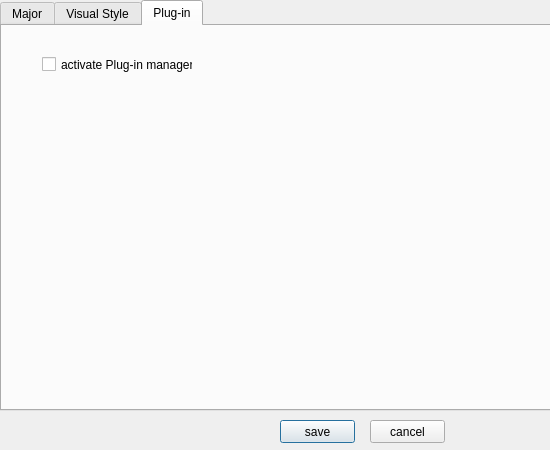
<?xml version="1.0" encoding="UTF-8"?>
<ui version="4.0">
 <class>ConfigDialog</class>
 <widget class="QDialog" name="ConfigDialog">
  <property name="geometry">
   <rect>
    <x>0</x>
    <y>0</y>
    <width>550</width>
    <height>450</height>
   </rect>
  </property>
  <property name="minimumSize">
   <size>
    <width>550</width>
    <height>450</height>
   </size>
  </property>
  <property name="maximumSize">
   <size>
    <width>550</width>
    <height>450</height>
   </size>
  </property>
  <property name="windowTitle">
   <string>Dialog</string>
  </property>
  <property name="styleSheet">
   <string notr="true"/>
  </property>
  <widget class="QTabWidget" name="tabWidget">
   <property name="geometry">
    <rect>
     <x>0</x>
     <y>0</y>
     <width>551</width>
     <height>411</height>
    </rect>
   </property>
   <property name="styleSheet">
    <string notr="true"/>
   </property>
   <property name="currentIndex">
    <number>2</number>
   </property>
   <widget class="QWidget" name="tabMajor">
    <attribute name="title">
     <string>Major</string>
    </attribute>
    <widget class="QWidget" name="layoutWidget">
     <property name="geometry">
      <rect>
       <x>190</x>
       <y>120</y>
       <width>114</width>
       <height>22</height>
      </rect>
     </property>
     <layout class="QHBoxLayout" name="horizontalLayout_4">
      <item>
       <widget class="QCheckBox" name="check_secure_nav">
        <property name="text">
         <string>secure navigation:</string>
        </property>
       </widget>
      </item>
     </layout>
    </widget>
    <widget class="QLabel" name="label_5">
     <property name="geometry">
      <rect>
       <x>60</x>
       <y>150</y>
       <width>101</width>
       <height>16</height>
      </rect>
     </property>
     <property name="text">
      <string>loading features</string>
     </property>
    </widget>
    <widget class="QCheckBox" name="check_invert_nav">
     <property name="geometry">
      <rect>
       <x>60</x>
       <y>240</y>
       <width>111</width>
       <height>17</height>
      </rect>
     </property>
     <property name="text">
      <string>invert navigation</string>
     </property>
    </widget>
    <widget class="QCheckBox" name="check_invert_zooming">
     <property name="geometry">
      <rect>
       <x>60</x>
       <y>260</y>
       <width>131</width>
       <height>17</height>
      </rect>
     </property>
     <property name="text">
      <string>invert zoom direction</string>
     </property>
    </widget>
    <widget class="QCheckBox" name="check_nav_loop">
     <property name="geometry">
      <rect>
       <x>210</x>
       <y>240</y>
       <width>141</width>
       <height>17</height>
      </rect>
     </property>
     <property name="text">
      <string>activate navigation loop</string>
     </property>
    </widget>
    <widget class="QWidget" name="layoutWidget">
     <property name="geometry">
      <rect>
       <x>60</x>
       <y>40</y>
       <width>241</width>
       <height>22</height>
      </rect>
     </property>
     <layout class="QHBoxLayout" name="horizontalLayout">
      <item>
       <widget class="QLabel" name="label">
        <property name="text">
         <string>Language:</string>
        </property>
       </widget>
      </item>
      <item>
       <spacer name="horizontalSpacer">
        <property name="orientation">
         <enum>Qt::Horizontal</enum>
        </property>
        <property name="sizeHint" stdset="0">
         <size>
          <width>40</width>
          <height>20</height>
         </size>
        </property>
       </spacer>
      </item>
      <item>
       <widget class="QComboBox" name="lang_combo_box"/>
      </item>
     </layout>
    </widget>
    <widget class="QWidget" name="layoutWidget">
     <property name="geometry">
      <rect>
       <x>60</x>
       <y>70</y>
       <width>301</width>
       <height>41</height>
      </rect>
     </property>
     <layout class="QHBoxLayout" name="horizontalLayout_2">
      <item>
       <widget class="QLabel" name="label_2">
        <property name="text">
         <string>Supported file formats:</string>
        </property>
       </widget>
      </item>
      <item>
       <spacer name="horizontalSpacer_2">
        <property name="orientation">
         <enum>Qt::Horizontal</enum>
        </property>
        <property name="sizeHint" stdset="0">
         <size>
          <width>40</width>
          <height>20</height>
         </size>
        </property>
       </spacer>
      </item>
      <item>
       <widget class="QLineEdit" name="supp_file_edit"/>
      </item>
     </layout>
    </widget>
    <widget class="QWidget" name="layoutWidget">
     <property name="geometry">
      <rect>
       <x>60</x>
       <y>120</y>
       <width>111</width>
       <height>22</height>
      </rect>
     </property>
     <layout class="QHBoxLayout" name="horizontalLayout_3">
      <item>
       <widget class="QCheckBox" name="check_image_preload">
        <property name="text">
         <string>Image preload:</string>
        </property>
       </widget>
      </item>
     </layout>
    </widget>
    <widget class="QWidget" name="layoutWidget">
     <property name="geometry">
      <rect>
       <x>60</x>
       <y>170</y>
       <width>241</width>
       <height>22</height>
      </rect>
     </property>
     <layout class="QHBoxLayout" name="horizontalLayout_5">
      <item>
       <widget class="QCheckBox" name="check_load_subdir">
        <property name="text">
         <string>load subdirectories:</string>
        </property>
       </widget>
      </item>
     </layout>
    </widget>
    <widget class="QWidget" name="layoutWidget">
     <property name="geometry">
      <rect>
       <x>60</x>
       <y>200</y>
       <width>305</width>
       <height>22</height>
      </rect>
     </property>
     <layout class="QHBoxLayout" name="horizontalLayout_6">
      <item>
       <widget class="QCheckBox" name="check_load_subdir_files">
        <property name="text">
         <string>load files from subdirectory:</string>
        </property>
       </widget>
      </item>
     </layout>
    </widget>
   </widget>
   <widget class="QWidget" name="tabVisual">
    <attribute name="title">
     <string>Visual Style</string>
    </attribute>
    <widget class="QCheckBox" name="check_start_fullscreen">
     <property name="geometry">
      <rect>
       <x>230</x>
       <y>170</y>
       <width>121</width>
       <height>17</height>
      </rect>
     </property>
     <property name="text">
      <string>start in fullscreen</string>
     </property>
    </widget>
    <widget class="QGroupBox" name="groupBox">
     <property name="geometry">
      <rect>
       <x>30</x>
       <y>30</y>
       <width>151</width>
       <height>111</height>
      </rect>
     </property>
     <property name="title">
      <string>advanced Ui features</string>
     </property>
     <widget class="QCheckBox" name="check_image_smooth">
      <property name="geometry">
       <rect>
        <x>10</x>
        <y>80</y>
        <width>121</width>
        <height>17</height>
       </rect>
      </property>
      <property name="text">
       <string>activate image smooth</string>
      </property>
     </widget>
     <widget class="QCheckBox" name="check_shadow_box">
      <property name="geometry">
       <rect>
        <x>10</x>
        <y>60</y>
        <width>121</width>
        <height>17</height>
       </rect>
      </property>
      <property name="text">
       <string>activate shadowbox</string>
      </property>
     </widget>
     <widget class="QCheckBox" name="check_image_list">
      <property name="geometry">
       <rect>
        <x>10</x>
        <y>40</y>
        <width>121</width>
        <height>17</height>
       </rect>
      </property>
      <property name="text">
       <string>activate image list</string>
      </property>
     </widget>
     <widget class="QCheckBox" name="check_advanced_ui">
      <property name="geometry">
       <rect>
        <x>10</x>
        <y>20</y>
        <width>131</width>
        <height>17</height>
       </rect>
      </property>
      <property name="text">
       <string>activate advanced UI</string>
      </property>
     </widget>
    </widget>
    <widget class="QGroupBox" name="groupBox_2">
     <property name="geometry">
      <rect>
       <x>30</x>
       <y>160</y>
       <width>151</width>
       <height>91</height>
      </rect>
     </property>
     <property name="title">
      <string>image handling</string>
     </property>
     <widget class="QCheckBox" name="check_load_fileinfo">
      <property name="geometry">
       <rect>
        <x>10</x>
        <y>60</y>
        <width>91</width>
        <height>17</height>
       </rect>
      </property>
      <property name="text">
       <string>load file infos</string>
      </property>
     </widget>
     <widget class="QCheckBox" name="check_image_streching">
      <property name="geometry">
       <rect>
        <x>10</x>
        <y>40</y>
        <width>91</width>
        <height>17</height>
       </rect>
      </property>
      <property name="text">
       <string>strech images</string>
      </property>
     </widget>
     <widget class="QCheckBox" name="check_image_scaling">
      <property name="geometry">
       <rect>
        <x>10</x>
        <y>20</y>
        <width>91</width>
        <height>17</height>
       </rect>
      </property>
      <property name="text">
       <string>scale images </string>
      </property>
     </widget>
    </widget>
    <widget class="QGroupBox" name="groupBox_3">
     <property name="geometry">
      <rect>
       <x>220</x>
       <y>30</y>
       <width>261</width>
       <height>111</height>
      </rect>
     </property>
     <property name="title">
      <string>visual style options</string>
     </property>
     <widget class="QWidget" name="layoutWidget">
      <property name="geometry">
       <rect>
        <x>10</x>
        <y>70</y>
        <width>241</width>
        <height>22</height>
       </rect>
      </property>
      <layout class="QHBoxLayout" name="horizontalLayout_9">
       <item>
        <widget class="QLabel" name="label_7">
         <property name="text">
          <string>Background Opacity:</string>
         </property>
        </widget>
       </item>
       <item>
        <spacer name="horizontalSpacer_5">
         <property name="orientation">
          <enum>Qt::Horizontal</enum>
         </property>
         <property name="sizeHint" stdset="0">
          <size>
           <width>40</width>
           <height>20</height>
          </size>
         </property>
        </spacer>
       </item>
       <item>
        <widget class="QSlider" name="background_opacity">
         <property name="maximum">
          <number>100</number>
         </property>
         <property name="pageStep">
          <number>1</number>
         </property>
         <property name="orientation">
          <enum>Qt::Horizontal</enum>
         </property>
        </widget>
       </item>
       <item>
        <widget class="QLabel" name="opacity_value">
         <property name="text">
          <string>0</string>
         </property>
        </widget>
       </item>
       <item>
        <widget class="QLabel" name="label_opac">
         <property name="text">
          <string> %</string>
         </property>
        </widget>
       </item>
      </layout>
     </widget>
     <widget class="QWidget" name="layoutWidget">
      <property name="geometry">
       <rect>
        <x>10</x>
        <y>20</y>
        <width>211</width>
        <height>22</height>
       </rect>
      </property>
      <layout class="QHBoxLayout" name="horizontalLayout_8">
       <item>
        <widget class="QLabel" name="label_3">
         <property name="text">
          <string>Theme:</string>
         </property>
        </widget>
       </item>
       <item>
        <spacer name="horizontalSpacer_3">
         <property name="orientation">
          <enum>Qt::Horizontal</enum>
         </property>
         <property name="sizeHint" stdset="0">
          <size>
           <width>40</width>
           <height>20</height>
          </size>
         </property>
        </spacer>
       </item>
       <item>
        <widget class="QComboBox" name="theme_combo_box"/>
       </item>
      </layout>
     </widget>
     <widget class="QWidget" name="layoutWidget">
      <property name="geometry">
       <rect>
        <x>10</x>
        <y>50</y>
        <width>211</width>
        <height>16</height>
       </rect>
      </property>
      <layout class="QHBoxLayout" name="background_layout">
       <item>
        <widget class="QLabel" name="label_4">
         <property name="enabled">
          <bool>true</bool>
         </property>
         <property name="text">
          <string>Background Color:</string>
         </property>
        </widget>
       </item>
       <item>
        <spacer name="horizontalSpacer_4">
         <property name="orientation">
          <enum>Qt::Horizontal</enum>
         </property>
         <property name="sizeType">
          <enum>QSizePolicy::Fixed</enum>
         </property>
         <property name="sizeHint" stdset="0">
          <size>
           <width>40</width>
           <height>20</height>
          </size>
         </property>
        </spacer>
       </item>
      </layout>
     </widget>
    </widget>
   </widget>
   <widget class="QWidget" name="tabPlugin">
    <attribute name="title">
     <string>Plug-in</string>
    </attribute>
    <widget class="QCheckBox" name="check_activate_plugin">
     <property name="geometry">
      <rect>
       <x>40</x>
       <y>30</y>
       <width>151</width>
       <height>17</height>
      </rect>
     </property>
     <property name="text">
      <string>activate Plug-in manager</string>
     </property>
    </widget>
   </widget>
  </widget>
  <widget class="QPushButton" name="save_config_button">
   <property name="geometry">
    <rect>
     <x>280</x>
     <y>420</y>
     <width>75</width>
     <height>23</height>
    </rect>
   </property>
   <property name="text">
    <string>save</string>
   </property>
  </widget>
  <widget class="QPushButton" name="cancel_config_buttion">
   <property name="geometry">
    <rect>
     <x>370</x>
     <y>420</y>
     <width>75</width>
     <height>23</height>
    </rect>
   </property>
   <property name="text">
    <string>cancel</string>
   </property>
  </widget>
 </widget>
 <resources/>
 <connections/>
</ui>
